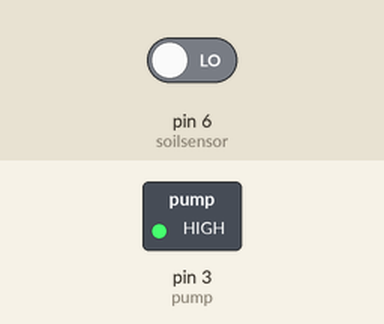
The sketch below on a simulated Arduino Uno, built with avr-gcc and run on an emulated ATmega328P. On the bench: switched loads named in the sketch (green lamp = pin HIGH). The test bench sets the inputs (shaded band); at power-on: pin 6 (soilsensor) LOW.

Above: at 1.6 s.
1.7 s: pin 6 (soilsensor) driven HIGH
At 2.6 s:
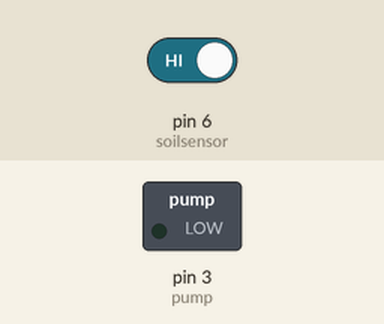
3.5 s: pin 6 (soilsensor) driven LOW
At 5.0 s:
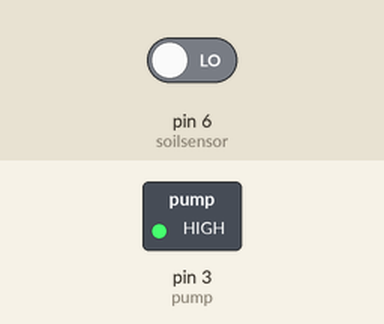
Timing chart, 0 to 6.5 s (numbered marks = the images above; inputs shaded):
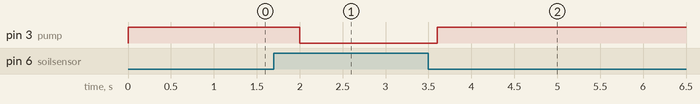

The sketch:

Irrigation_System.ino
```cpp
int water; //random variable
int soilsensor=6 ;
int pump=3 ;
void setup() {
  pinMode(pump,OUTPUT); //output pin for relay board, this will sent signal to the relay
  pinMode(soilsensor,INPUT); //input pin coming from soil sensor
}

void loop() {
  water = digitalRead(soilsensor);  // reading the coming signal from the soil sensor
  if(water == HIGH) // if water level is full then cut the relay
  {
  digitalWrite(pump,LOW); // low is to cut the relay
  }
  else
  {
  digitalWrite(pump,HIGH); //high to continue proving signal and water supply
  }
  delay(400);
}
```

Measured:
- after the input at 1.7 s, pin 3 (pump): HIGH → LOW after 0.30 s
- after the input at 3.5 s, pin 3 (pump): LOW → HIGH after 0.10 s
